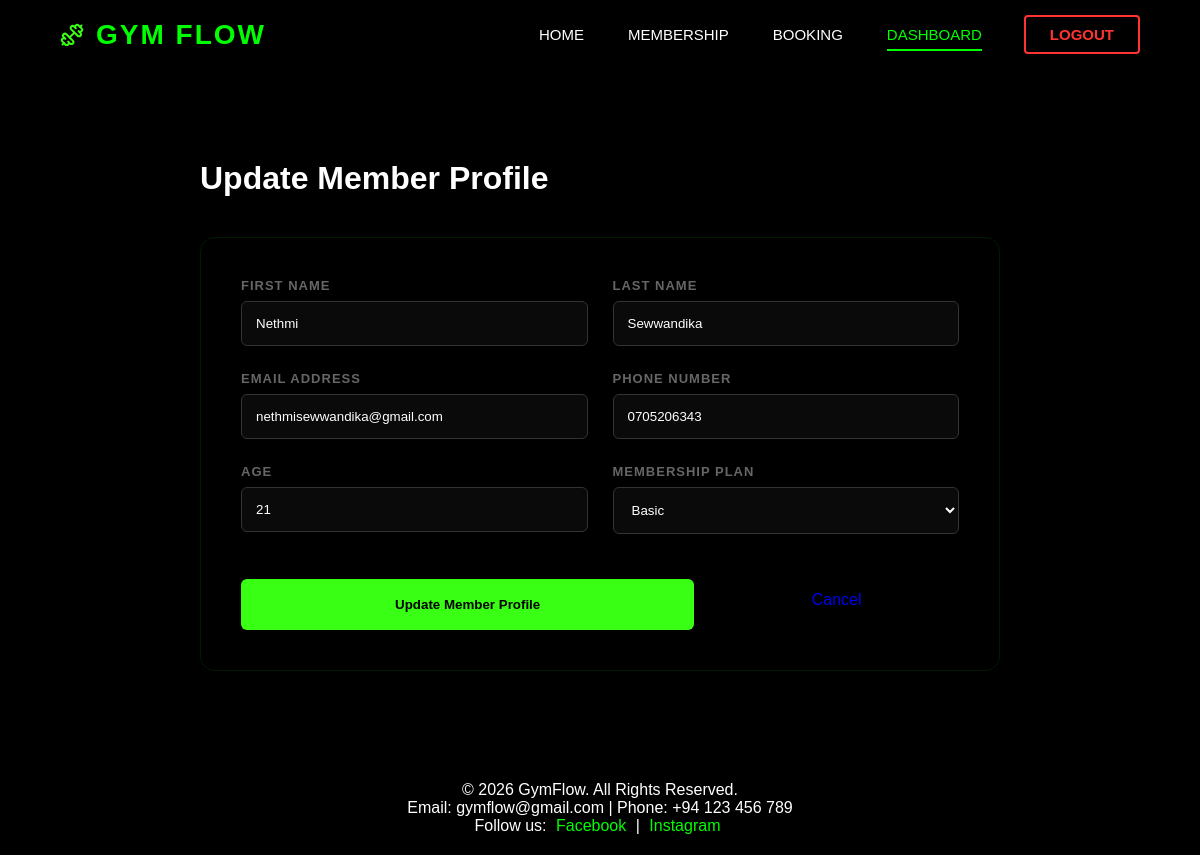
/members_update.php?id=11 (signed in), run on the app's committed database.
### tables this page shows
CREATE TABLE `users` (
  `id` int(11) NOT NULL,
  `firstname` varchar(50) NOT NULL,
  `lastname` varchar(50) NOT NULL,
  `email` varchar(100) NOT NULL,
  `number` varchar(15) NOT NULL,
  `age` int(11) NOT NULL,
  `plan` varchar(20) NOT NULL,
  `password` varchar(255) NOT NULL,
  `role` varchar(10) DEFAULT 'member',
  `created_at` timestamp NOT NULL DEFAULT current_timestamp()
);

### members_update.php (the view, shortened to what this page needs)
<?php
include 'includes/header.php';
include 'includes/Database.php';
$id = $_GET['id'] ?? null;
$sql = "SELECT * FROM users WHERE id=?";
$stmt = $conn->prepare($sql);
$stmt->bind_param("i", $id);
$stmt->execute();
$result = $stmt->get_result();
$user = $result->fetch_assoc();
?>
<div class="container" style="padding: 120px 5% 50px;">
    <div style="max-width: 800px; margin: auto;">
        <h1 style="color: var(--neon-green); margin-bottom: 30px;">Update Member Profile</h1>
        <div class="card" style="background: var(--card-bg); padding: 40px; border-radius: 15px; border: 1px solid rgba(0,255,0,0.1); box-shadow: 0 10px 30px rgba(0,0,0,0.5);">
            <form action="process/Update_process.php" method="POST">
                <div style="display: grid; grid-template-columns: 1fr 1fr; gap: 25px; margin-bottom: 25px;">
                    <div class="input-group">
                        <label style="color: #666; font-size: 13px; text-transform: uppercase; font-weight: bold; letter-spacing: 1px; margin-bottom: 8px; display: block;">First Name</label>
                        <input type="text" name="firstname" value="<?php echo $user['firstname']; ?>" required style="width: 100%; padding: 14px; background: #0a0a0a; border: 1px solid #333; color: white; border-radius: 6px; outline: none; transition: 0.3s;" onfocus="this.style.borderColor='var(--neon-green)'" onblur="this.style.borderColor='#333'">
                    </div>
                    <div class="input-group">
                        <label style="color: #666; font-size: 13px; text-transform: uppercase; font-weight: bold; letter-spacing: 1px; margin-bottom: 8px; display: block;">Last Name</label>
                        <input type="text" name="lastname" value="<?php echo $user['lastname']; ?>" required style="width: 100%; padding: 14px; background: #0a0a0a; border: 1px solid #333; color: white; border-radius: 6px; outline: none; transition: 0.3s;" onfocus="this.style.borderColor='var(--neon-green)'" onblur="this.style.borderColor='#333'">
                    </div>
                </div>
                <div style="display: grid; grid-template-columns: 1fr 1fr; gap: 25px; margin-bottom: 25px;">
                    <div class="input-group">
                        <label style="color: #666; font-size: 13px; text-transform: uppercase; font-weight: bold; letter-spacing: 1px; margin-bottom: 8px; display: block;">Email Address</label>
                        <input type="email" name="email" value="<?php echo $user['email']; ?>" required style="width: 100%; padding: 14px; background: #0a0a0a; border: 1px solid #333; color: white; border-radius: 6px; outline: none; transition: 0.3s;" onfocus="this.style.borderColor='var(--neon-green)'" onblur="this.style.borderColor='#333'">
                    </div>
                    <div class="input-group">
                        <label style="color: #666; font-size: 13px; text-transform: uppercase; font-weight: bold; letter-spacing: 1px; margin-bottom: 8px; display: block;">Phone Number</label>
                        <input type="text" name="number" value="<?php echo $user['number']; ?>" required style="width: 100%; padding: 14px; background: #0a0a0a; border: 1px solid #333; color: white; border-radius: 6px; outline: none; transition: 0.3s;" onfocus="this.style.borderColor='var(--neon-green)'" onblur="this.style.borderColor='#333'">
                    </div>
                </div>
                <div style="display: grid; grid-template-columns: 1fr 1fr; gap: 25px; margin-bottom: 35px;">
                    <div class="input-group">
                        <label style="color: #666; font-size: 13px; text-transform: uppercase; font-weight: bold; letter-spacing: 1px; margin-bottom: 8px; display: block;">Age</label>
                        <input type="number" name="age" value="<?php echo $user['age']; ?>" required style="width: 100%; padding: 14px; background: #0a0a0a; border: 1px solid #333; color: white; border-radius: 6px; outline: none; transition: 0.3s;" onfocus="this.style.borderColor='var(--neon-green)'" onblur="this.style.borderColor='#333'">
                    </div>
                    <div class="input-group">
                        <label style="color: #666; font-size: 13px; text-transform: uppercase; font-weight: bold; letter-spacing: 1px; margin-bottom: 8px; display: block;">Membership Plan</label>
                        <select name="plan" required style="width: 100%; padding: 14px; background: #0a0a0a; border: 1px solid #333; color: white; border-radius: 6px; outline: none; transition: 0.3s;" onfocus="this.style.borderColor='var(--neon-green)'" onblur="this.style.borderColor='#333'">
                            <?php
                            $plans_res = $conn->query("SELECT title FROM membership_plans ORDER BY price ASC");
                            while($p = $plans_res->fetch_assoc()) {
                                $selected = ($user['plan'] == $p['title']) ? "selected" : "";
                                echo "<option value='".$p['title']."' $selected>".$p['title']."</option>";
                            }
                            ?>
                        </select>
                    </div>
                </div>
                <div style="display: flex; gap: 20px; align-items: center;">
                    <button type="submit" class="btn" style="flex: 2; padding: 18px;">Update Member Profile</button>
                    <a href="members_manage.php" class="btn-login" style="flex: 1; text-decoration: none; padding: 18px; text-align: center;">Cancel</a>
                </div>
            </form>
        </div>
    </div>
</div>
<?php include 'includes/footer.php'; ?>

### css/admin-dashboard.css (style rules this page uses)
body { margin: 0; font-family: Arial, Helvetica, sans-serif; background-color: #000000; color: #ffffff; }
.container { width: 85%; margin: 40px auto; }
.card { background-color: #111111; padding: 25px; margin-top: 40px; border-radius: 12px; border: 1px solid #39ff14; box-shadow: 0 0 15px rgba(57, 255, 20, 0.2); }
button { margin-top: 10px; padding: 6px 12px; background-color: #39ff14; border: none; border-radius: 6px; color: black; font-weight: bold; cursor: pointer; transition: 0.3s; }

### css/nav.css (style rules this page uses)
* { margin: 0; padding: 0; box-sizing: border-box; }
body { overflow-x: hidden; }

### data on the page
users: firstname "Nethmi", lastname "Sewwandika", email "nethmisewwandika@gmail.com", number "0705206343", age "21"

### other printed values
form field plan "Basic"
